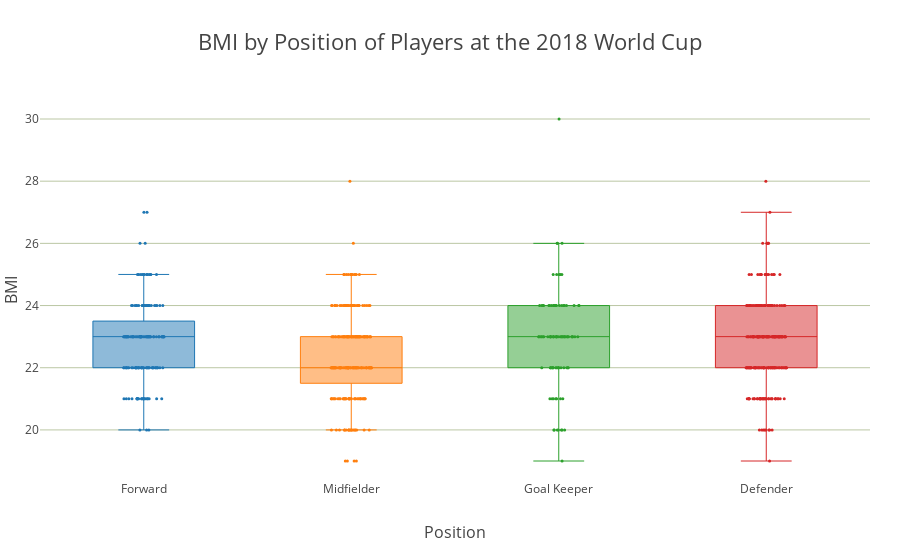

Notebook code for this chart:
### Markdown cell above
### Plot BMI by Position

### Code cell
x_data = ['Forward', 'Midfielder',
          'Goal Keeper', 'Defender']

y0 = df[df['Pos'] == 'forward']['bmi']
y1 = df[df['Pos'] == 'midfielder']['bmi']
y2 = df[df['Pos'] == 'goalkeeper']['bmi']
y3 = df[df['Pos'] == 'defender']['bmi']

y_data = [y0, y1, y2, y3]

colors = ['#E55381', '#A5402D', '#404E5C', '#60D394']

traces = []

for xd, yd, cls in zip(x_data, y_data, colors):
        traces.append(go.Box(
            y = yd,
            name = xd,
            boxpoints = 'all',
            jitter = 0.4,
            pointpos = 0,
            whiskerwidth = 0.5,
            marker = dict(size=3),
            line = dict(width=1)))

layout = go.Layout(
        title = 'BMI by Position of Players at the 2018 World Cup',
        titlefont = dict(size=22),
        xaxis = dict(
            title = 'Position',
            titlefont = dict(size=16)),    
        yaxis = dict(
            title = 'BMI',
            titlefont = dict(size=16),
            autorange = True,
            showgrid = True,
            zeroline = True,
            dtick = 2,
            gridcolor = '#BBC7A4',
            gridwidth = 1,
            zerolinecolor = '#BBC7A4',
            zerolinewidth = 3),
        margin = dict(
            l = 40,
            r = 30,
            b = 80,
            t = 100),
        showlegend=False)

fig = go.Figure(data=traces, layout=layout)
iplot(fig, filename = 'BMI by Position')

### Figure 1 — Plotly figure (JSON) as saved in the notebook; plotly's stock layout.template omitted (floating-point values rounded to 4 significant figures; data arrays with more than 128 entries replaced by an {"elided": "..."} marker saying what was removed)
{"data": [{"boxpoints": "all", "jitter": 0.4, "line": {"width": 1}, "marker": {"size": 3}, "name": "Forward", "pointpos": 0, "type": "box", "uid": "68576368-8c96-11e8-8290-e8de27642303", "whiskerwidth": 0.5, "y": {"elided": "160 int values"}}, {"boxpoints": "all", "jitter": 0.4, "line": {"width": 1}, "marker": {"size": 3}, "name": "Midfielder", "pointpos": 0, "type": "box", "uid": "68576369-8c96-11e8-9714-e8de27642303", "whiskerwidth": 0.5, "y": {"elided": "232 int values"}}, {"boxpoints": "all", "jitter": 0.4, "line": {"width": 1}, "marker": {"size": 3}, "name": "Goal Keeper", "pointpos": 0, "type": "box", "uid": "6857636a-8c96-11e8-97f6-e8de27642303", "whiskerwidth": 0.5, "y": [23, 23, 24, 24, 23, 26, 22, 23, 22, 24, 24, 24, 23, 23, 24, 21, 22, 23, 23, 23, 23, 23, 23, 25, 23, 24, 24, 21, 20, 24, 23, 25, 24, 24, 24, 24, 21, 23, 23, 23, 22, 22, 21, 21, 23, 20, 22, 22, 22, 24, 23, 20, 21, 24, 24, 23, 26, 20, 21, 24, 23, 22, 25, 22, 22, 22, 23, 23, 23, 22, 22, 24, 22, 25, 30, 22, 23, 20, 23, 23, 24, 19, 23, 26, 23, 23, 22, 24, 23, 24, 20, 25, 23, 20, 23, 23]}, {"boxpoints": "all", "jitter": 0.4, "line": {"width": 1}, "marker": {"size": 3}, "name": "Defender", "pointpos": 0, "type": "box", "uid": "6857636b-8c96-11e8-90b7-e8de27642303", "whiskerwidth": 0.5, "y": {"elided": "248 int values"}}], "layout": {"margin": {"b": 80, "l": 40, "r": 30, "t": 100}, "showlegend": false, "title": "BMI by Position of Players at the 2018 World Cup", "titlefont": {"size": 22}, "xaxis": {"title": "Position", "titlefont": {"size": 16}}, "yaxis": {"autorange": true, "dtick": 2, "gridcolor": "#BBC7A4", "gridwidth": 1, "showgrid": true, "title": "BMI", "titlefont": {"size": 16}, "zeroline": true, "zerolinecolor": "#BBC7A4", "zerolinewidth": 3}}}
